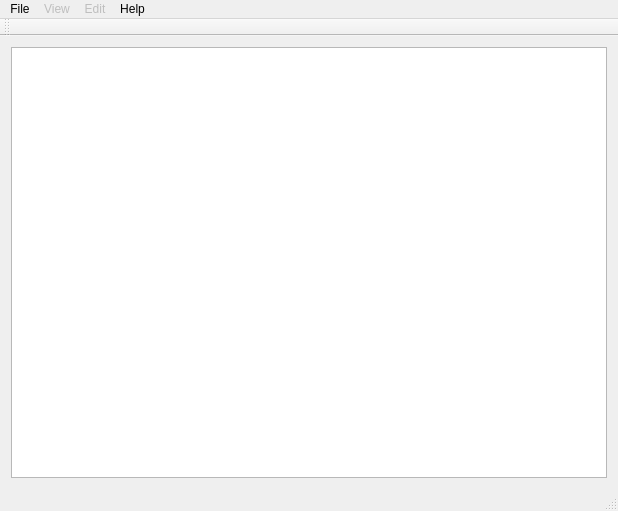
<?xml version="1.0" encoding="UTF-8"?>
<ui version="4.0">
 <class>MainWindow</class>
 <widget class="QMainWindow" name="MainWindow">
  <property name="geometry">
   <rect>
    <x>0</x>
    <y>0</y>
    <width>618</width>
    <height>511</height>
   </rect>
  </property>
  <property name="windowTitle">
   <string>Geomdef</string>
  </property>
  <widget class="QWidget" name="centralWidget">
   <layout class="QVBoxLayout" name="verticalLayout">
    <item>
     <layout class="QHBoxLayout" name="horizontalLayout_3">
      <item>
       <widget class="QGraphicsView" name="graphicsView"/>
      </item>
     </layout>
    </item>
   </layout>
  </widget>
  <widget class="QMenuBar" name="menuBar">
   <property name="geometry">
    <rect>
     <x>0</x>
     <y>0</y>
     <width>618</width>
     <height>21</height>
    </rect>
   </property>
   <widget class="QMenu" name="menuFile">
    <property name="title">
     <string>File</string>
    </property>
    <addaction name="actionOpen"/>
    <addaction name="actionSave"/>
    <addaction name="actionSave_As"/>
    <addaction name="separator"/>
    <addaction name="actionPrint"/>
    <addaction name="separator"/>
    <addaction name="actionClose_Imege"/>
    <addaction name="separator"/>
    <addaction name="actionExit"/>
   </widget>
   <widget class="QMenu" name="menuView">
    <property name="enabled">
     <bool>false</bool>
    </property>
    <property name="title">
     <string>View</string>
    </property>
    <addaction name="actionZoom_In"/>
    <addaction name="actionZoom_Out"/>
   </widget>
   <widget class="QMenu" name="menuEdit">
    <property name="enabled">
     <bool>false</bool>
    </property>
    <property name="title">
     <string>Edit</string>
    </property>
    <addaction name="actionRotate"/>
    <addaction name="actionRotate_1"/>
    <addaction name="actionSkew"/>
    <addaction name="actionBarrel_correction"/>
   </widget>
   <widget class="QMenu" name="menuHelp">
    <property name="title">
     <string>Help</string>
    </property>
    <addaction name="actionGeomdef_Help"/>
    <addaction name="actionWeb_Site"/>
    <addaction name="separator"/>
    <addaction name="actionAbout"/>
   </widget>
   <addaction name="menuFile"/>
   <addaction name="menuView"/>
   <addaction name="menuEdit"/>
   <addaction name="menuHelp"/>
  </widget>
  <widget class="QToolBar" name="mainToolBar">
   <attribute name="toolBarArea">
    <enum>TopToolBarArea</enum>
   </attribute>
   <attribute name="toolBarBreak">
    <bool>false</bool>
   </attribute>
  </widget>
  <widget class="QStatusBar" name="statusBar"/>
  <action name="actionOpen">
   <property name="icon">
    <iconset>
     <normaloff>:/image/icons/fileopen.png</normaloff>:/image/icons/fileopen.png</iconset>
   </property>
   <property name="text">
    <string>Open</string>
   </property>
   <property name="shortcut">
    <string>Ctrl+O</string>
   </property>
  </action>
  <action name="actionZoom_In">
   <property name="enabled">
    <bool>true</bool>
   </property>
   <property name="icon">
    <iconset>
     <normaloff>:/image/icons/zoomout.png</normaloff>:/image/icons/zoomout.png</iconset>
   </property>
   <property name="text">
    <string>Zoom In</string>
   </property>
   <property name="shortcut">
    <string>Ctrl+Up</string>
   </property>
  </action>
  <action name="actionZoom_Out">
   <property name="icon">
    <iconset>
     <normaloff>:/image/icons/zoomin.png</normaloff>:/image/icons/zoomin.png</iconset>
   </property>
   <property name="text">
    <string>Zoom Out</string>
   </property>
   <property name="shortcut">
    <string>Ctrl+Down</string>
   </property>
  </action>
  <action name="actionRotate">
   <property name="checkable">
    <bool>true</bool>
   </property>
   <property name="enabled">
    <bool>true</bool>
   </property>
   <property name="icon">
    <iconset>
     <normaloff>:/image/icons/pointrot.png</normaloff>:/image/icons/pointrot.png</iconset>
   </property>
   <property name="text">
    <string>Rotate around piont</string>
   </property>
   <property name="shortcut">
    <string>Ctrl+R</string>
   </property>
  </action>
  <action name="actionRotate_1">
   <property name="icon">
    <iconset>
     <normaloff>:/image/icons/axisrot.png</normaloff>:/image/icons/axisrot.png</iconset>
   </property>
   <property name="text">
    <string>Rotate around axis</string>
   </property>
   <property name="shortcut">
    <string>Ctrl+Y</string>
   </property>
  </action>
  <action name="actionSkew">
   <property name="icon">
    <iconset>
     <normaloff>:/image/icons/skew.png</normaloff>:/image/icons/skew.png</iconset>
   </property>
   <property name="text">
    <string>Skew</string>
   </property>
   <property name="shortcut">
    <string>Ctrl+K</string>
   </property>
  </action>
  <action name="actionBeczka_poduszka">
   <property name="text">
    <string>beczka/poduszka</string>
   </property>
   <property name="shortcut">
    <string>Ctrl+B</string>
   </property>
  </action>
  <action name="actionSave">
   <property name="enabled">
    <bool>false</bool>
   </property>
   <property name="icon">
    <iconset>
     <normaloff>:/image/icons/filesave.png</normaloff>:/image/icons/filesave.png</iconset>
   </property>
   <property name="text">
    <string>Save</string>
   </property>
   <property name="shortcut">
    <string>Ctrl+S</string>
   </property>
  </action>
  <action name="actionSave_As">
   <property name="enabled">
    <bool>false</bool>
   </property>
   <property name="icon">
    <iconset>
     <normaloff>:/image/icons/filesaveas.png</normaloff>:/image/icons/filesaveas.png</iconset>
   </property>
   <property name="text">
    <string>Save As...</string>
   </property>
   <property name="shortcut">
    <string>Ctrl+Shift+S</string>
   </property>
  </action>
  <action name="actionPrint">
   <property name="enabled">
    <bool>false</bool>
   </property>
   <property name="icon">
    <iconset>
     <normaloff>:/image/icons/fileprint.png</normaloff>:/image/icons/fileprint.png</iconset>
   </property>
   <property name="text">
    <string>Print</string>
   </property>
   <property name="shortcut">
    <string>Ctrl+P</string>
   </property>
  </action>
  <action name="actionPrinter_Setup">
   <property name="enabled">
    <bool>true</bool>
   </property>
   <property name="text">
    <string>Printer Setup</string>
   </property>
  </action>
  <action name="actionClose_Imege">
   <property name="enabled">
    <bool>false</bool>
   </property>
   <property name="icon">
    <iconset>
     <normaloff>:/image/icons/editdelete.png</normaloff>:/image/icons/editdelete.png</iconset>
   </property>
   <property name="text">
    <string>Close Image</string>
   </property>
  </action>
  <action name="actionExit">
   <property name="icon">
    <iconset>
     <normaloff>:/image/icons/exit.png</normaloff>:/image/icons/exit.png</iconset>
   </property>
   <property name="text">
    <string>Exit</string>
   </property>
   <property name="shortcut">
    <string>Ctrl+Q</string>
   </property>
  </action>
  <action name="actionGeomdef_Help">
   <property name="icon">
    <iconset>
     <normaloff>:/image/icons/help.png</normaloff>:/image/icons/help.png</iconset>
   </property>
   <property name="text">
    <string>Geomdef Help</string>
   </property>
  </action>
  <action name="actionWeb_Site">
   <property name="icon">
    <iconset>
     <normaloff>:/image/icons/gohome.png</normaloff>:/image/icons/gohome.png</iconset>
   </property>
   <property name="text">
    <string>Web Site</string>
   </property>
  </action>
  <action name="actionAbout">
   <property name="icon">
    <iconset>
     <normaloff>:/image/icons/mail_generic.png</normaloff>:/image/icons/mail_generic.png</iconset>
   </property>
   <property name="text">
    <string>About</string>
   </property>
  </action>
  <action name="actionF">
   <property name="checkable">
    <bool>true</bool>
   </property>
   <property name="checked">
    <bool>true</bool>
   </property>
   <property name="text">
    <string>f</string>
   </property>
  </action>
  <action name="actionE">
   <property name="checkable">
    <bool>true</bool>
   </property>
   <property name="text">
    <string>e</string>
   </property>
  </action>
  <action name="actionBarrel_correction">
   <property name="text">
    <string>Barrel correction</string>
   </property>
  </action>
 </widget>
 <layoutdefault spacing="6" margin="11"/>
 <resources/>
 <connections>
  <connection>
   <sender>actionOpen</sender>
   <signal>activated()</signal>
   <receiver>MainWindow</receiver>
   <slot>loadFile()</slot>
   <hints>
    <hint type="sourcelabel">
     <x>-1</x>
     <y>-1</y>
    </hint>
    <hint type="destinationlabel">
     <x>286</x>
     <y>221</y>
    </hint>
   </hints>
  </connection>
  <connection>
   <sender>actionZoom_In</sender>
   <signal>activated()</signal>
   <receiver>MainWindow</receiver>
   <slot>zoomIn()</slot>
   <hints>
    <hint type="sourcelabel">
     <x>-1</x>
     <y>-1</y>
    </hint>
    <hint type="destinationlabel">
     <x>286</x>
     <y>221</y>
    </hint>
   </hints>
  </connection>
  <connection>
   <sender>actionZoom_Out</sender>
   <signal>activated()</signal>
   <receiver>MainWindow</receiver>
   <slot>zoomOut()</slot>
   <hints>
    <hint type="sourcelabel">
     <x>-1</x>
     <y>-1</y>
    </hint>
    <hint type="destinationlabel">
     <x>286</x>
     <y>221</y>
    </hint>
   </hints>
  </connection>
  <connection>
   <sender>actionRotate</sender>
   <signal>activated()</signal>
   <receiver>MainWindow</receiver>
   <slot>rotateDialog()</slot>
   <hints>
    <hint type="sourcelabel">
     <x>-1</x>
     <y>-1</y>
    </hint>
    <hint type="destinationlabel">
     <x>286</x>
     <y>221</y>
    </hint>
   </hints>
  </connection>
  <connection>
   <sender>actionRotate_1</sender>
   <signal>activated()</signal>
   <receiver>MainWindow</receiver>
   <slot>rotateoDialog()</slot>
   <hints>
    <hint type="sourcelabel">
     <x>-1</x>
     <y>-1</y>
    </hint>
    <hint type="destinationlabel">
     <x>286</x>
     <y>221</y>
    </hint>
   </hints>
  </connection>
  <connection>
   <sender>actionSkew</sender>
   <signal>activated()</signal>
   <receiver>MainWindow</receiver>
   <slot>skewd()</slot>
   <hints>
    <hint type="sourcelabel">
     <x>-1</x>
     <y>-1</y>
    </hint>
    <hint type="destinationlabel">
     <x>308</x>
     <y>255</y>
    </hint>
   </hints>
  </connection>
  <connection>
   <sender>actionExit</sender>
   <signal>activated()</signal>
   <receiver>MainWindow</receiver>
   <slot>exit()</slot>
   <hints>
    <hint type="sourcelabel">
     <x>-1</x>
     <y>-1</y>
    </hint>
    <hint type="destinationlabel">
     <x>308</x>
     <y>255</y>
    </hint>
   </hints>
  </connection>
  <connection>
   <sender>actionSave</sender>
   <signal>activated()</signal>
   <receiver>MainWindow</receiver>
   <slot>saveFile()</slot>
   <hints>
    <hint type="sourcelabel">
     <x>-1</x>
     <y>-1</y>
    </hint>
    <hint type="destinationlabel">
     <x>308</x>
     <y>255</y>
    </hint>
   </hints>
  </connection>
  <connection>
   <sender>actionSave_As</sender>
   <signal>activated()</signal>
   <receiver>MainWindow</receiver>
   <slot>saveFileAs()</slot>
   <hints>
    <hint type="sourcelabel">
     <x>-1</x>
     <y>-1</y>
    </hint>
    <hint type="destinationlabel">
     <x>308</x>
     <y>255</y>
    </hint>
   </hints>
  </connection>
  <connection>
   <sender>actionPrint</sender>
   <signal>activated()</signal>
   <receiver>MainWindow</receiver>
   <slot>print()</slot>
   <hints>
    <hint type="sourcelabel">
     <x>-1</x>
     <y>-1</y>
    </hint>
    <hint type="destinationlabel">
     <x>308</x>
     <y>255</y>
    </hint>
   </hints>
  </connection>
  <connection>
   <sender>actionClose_Imege</sender>
   <signal>activated()</signal>
   <receiver>MainWindow</receiver>
   <slot>clearImage()</slot>
   <hints>
    <hint type="sourcelabel">
     <x>-1</x>
     <y>-1</y>
    </hint>
    <hint type="destinationlabel">
     <x>308</x>
     <y>255</y>
    </hint>
   </hints>
  </connection>
  <connection>
   <sender>actionAbout</sender>
   <signal>activated()</signal>
   <receiver>MainWindow</receiver>
   <slot>aboutInfo()</slot>
   <hints>
    <hint type="sourcelabel">
     <x>-1</x>
     <y>-1</y>
    </hint>
    <hint type="destinationlabel">
     <x>308</x>
     <y>255</y>
    </hint>
   </hints>
  </connection>
  <connection>
   <sender>actionGeomdef_Help</sender>
   <signal>activated()</signal>
   <receiver>MainWindow</receiver>
   <slot>openHelp()</slot>
   <hints>
    <hint type="sourcelabel">
     <x>-1</x>
     <y>-1</y>
    </hint>
    <hint type="destinationlabel">
     <x>308</x>
     <y>255</y>
    </hint>
   </hints>
  </connection>
  <connection>
   <sender>actionWeb_Site</sender>
   <signal>activated()</signal>
   <receiver>MainWindow</receiver>
   <slot>openWeb()</slot>
   <hints>
    <hint type="sourcelabel">
     <x>-1</x>
     <y>-1</y>
    </hint>
    <hint type="destinationlabel">
     <x>308</x>
     <y>255</y>
    </hint>
   </hints>
  </connection>
 </connections>
 <slots>
  <slot>loadFile()</slot>
  <slot>zoomIn()</slot>
  <slot>zoomOut()</slot>
  <slot>rotateDialog()</slot>
  <slot>rotateoDialog()</slot>
  <slot>skewd()</slot>
  <slot>saveFile()</slot>
  <slot>saveFileAs()</slot>
  <slot>clearImage()</slot>
  <slot>print()</slot>
  <slot>exit()</slot>
  <slot>activateMenu()</slot>
  <slot>openHelp()</slot>
  <slot>aboutInfo()</slot>
  <slot>openWeb()</slot>
 </slots>
</ui>
